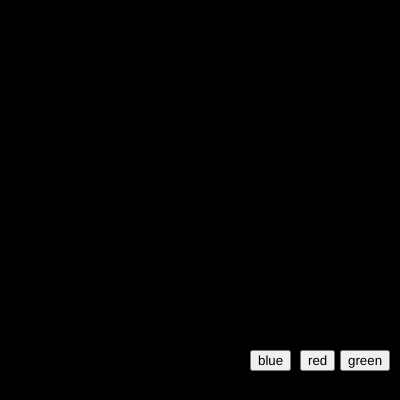
Frame 1 (no input)
Frame 60 (no input): identical to frame 1, image omitted
Frame 120 (the mouse pressed at the canvas centre since frame 60): identical to frame 1, image omitted

The p5.js sketch that drew this single still picture (run headless with seeded random() and noise() and a simulated clock; from frame 60 on, the mouse is pressed at the canvas centre):

// p5.js sketch
// ── sketch.js
var btn_red;
var btn_green;
var btn_blue;

var r = 0;
var g = 0;
var b = 0;

function setup() {
  createCanvas(400, 400);  
btn_red = createButton ("red")
btn_green = createButton ("green")
btn_blue = createButton ("blue")
btn_red.position (300, 350)
btn_green.position (340, 350)
btn_blue.position (250, 350)
}

function draw() {
  background(r,g,b);
  btn_red.mousePressed (red_bg)
  btn_green.mousePressed (green_bg)
  btn_blue.mousePressed (blue_bg)
}
function red_bg() {
r= 255
g=0
b=0
}
function green_bg() {
  g= 255
  r=0
  b=0
  }
  function blue_bg() {
    r= 0
    g=0
    b=255
    }
